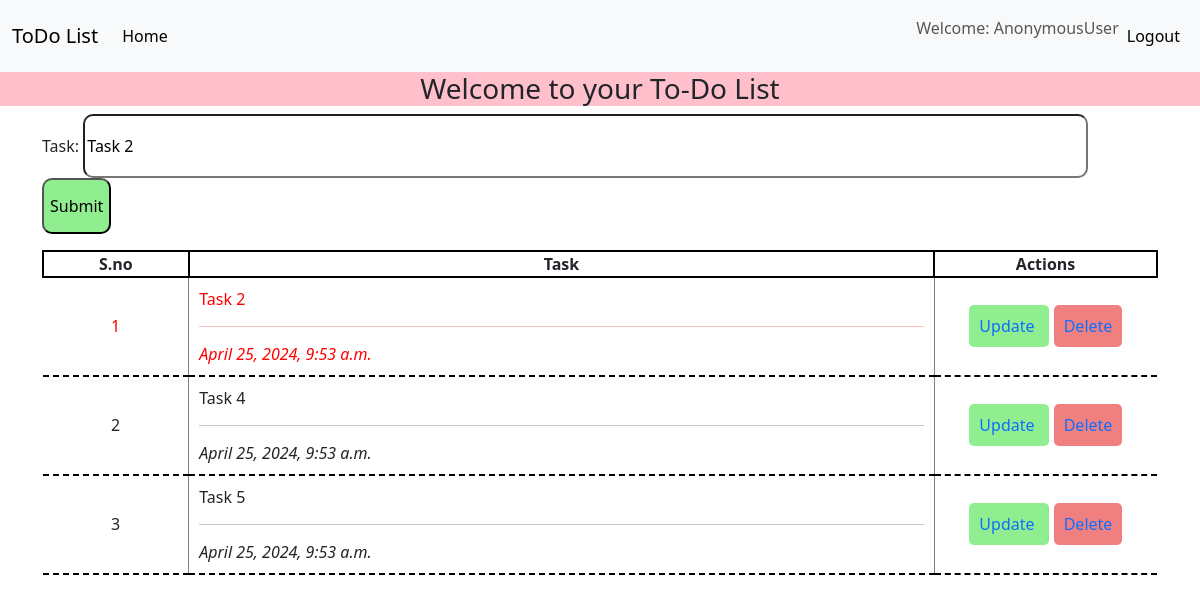
Page /ToDo/update-task/162/2 on the committed database.
### todo_tasks/models.py (models this page shows, shortened)
class ToDoModel(models.Model):
    User = models.ForeignKey(userModel, on_delete=models.CASCADE, blank=True, null=True)
    task = models.CharField(max_length=500, blank=False)
    created = models.DateTimeField(auto_now=True)
    order = models.PositiveIntegerField(null=True)

### todo_tasks/views.py (the view)
# urls.py: path("update-task/<int:task_id>/<int:user_id>", views.UpdateTask, name="update-task"),
def UpdateTask(request, task_id, user_id):
    instance = ToDoModel.objects.get(pk=task_id)
    user = userModel.objects.get(pk=user_id)
    if request.method == 'POST':
        task_form = ToDoForm(request.POST)
        if task_form.is_valid():
            task = task_form.cleaned_data
            print(task['task'])
            instance.task = task['task']
            instance.save()
            all_tasks = ToDoModel.objects.filter(User = user)
            return redirect("todoList:todo-list", user_id=user_id)
    else:
        data = {
            'task': instance.task
        }
        task_form = ToDoForm(initial=data)
        all_tasks = ToDoModel.objects.filter(User=user)
    return render(request, 'update.html', {'task_form': task_form, 'tasks': all_tasks,
                                           'instance': instance.id})

### todo_tasks/forms.py
class ToDoForm(forms.Form):
    task = forms.CharField(label="Task", max_length=500)

### todo_tasks/templates/update.html (shortened to what this page needs)
{% extends 'base.html' %}
{% block content %}
    <form method="post">
        {% for field in task_form %}
            {{field.label_tag}} {{field}}
        {% endfor %}
        <input type="submit" name="Add Task" class="AddButton">
    </form>
    {% if tasks %}
        <table class="tasksTable">
            <tr>
                <th> S.no </th>
                <th> Task </th>
                <th> Actions </th>
            </tr>
            {% for task in tasks %}
            <tr {% if task.id == instance %} class="selected" {% endif %}>
                <td> {{task.order}} </td>
                <td id="task"> {{task.task}} <br>
                    <hr> </hr>
                     <p> <em> {{task.created}}</em> </p>
                </td>
                <td id="taskAction">
                    <a href="{% url 'todoList:update-task' task.id task.User.id%}" class="update-button"> Update </a>
                    <a href="{% url 'todoList:delete-task' task.id task.User.id %}" class="delete-button"> Delete </a>
                </td>
            </tr>
            {% endfor %}
        </table>
    {% else %}
        <li> No tasks, Please add your task </li>
    {% endif %}
{% endblock %}

### todo_tasks/static/css/base.css (style rules this page uses)
#id_task { width: 90%; height: 8%; border-radius: 10px; }
.AddButton { background-color: lightgreen; border-radius: 10px; height: 7%; }
.tasksTable { width: 100%; }
.tasksTable th { border: 2px solid black; text-align: center; }
.tasksTable td { padding: 10px; text-align: center; border-bottom: 2px dashed black; }
.tasksTable #task { text-align: left; border-left: 1px solid grey; }
.tasksTable #taskAction { border-left: 1px solid grey; width: 20%; }
.tasksTable p { display: inline; }
.selected { color: red; }
.update-button { text-decoration: none; padding: 10px; border-radius: 5px; background-color: lightgreen; }
.delete-button { text-decoration: none; margin-left: 5px; padding: 10px; border-radius: 5px; background-color: lightcoral; }

### rows in the picture
ToDoModel: task_form "Task 2", order "1", task "Task 2", created "April 25, 2024, 9:53 a.m."
ToDoModel: order "2", task "Task 4", created "April 25, 2024, 9:53 a.m."
ToDoModel: order "3", task "Task 5", created "April 25, 2024, 9:53 a.m."

### other values in the picture
{{ user }} "AnonymousUser"
{{ field.label_tag }} "Task:"
